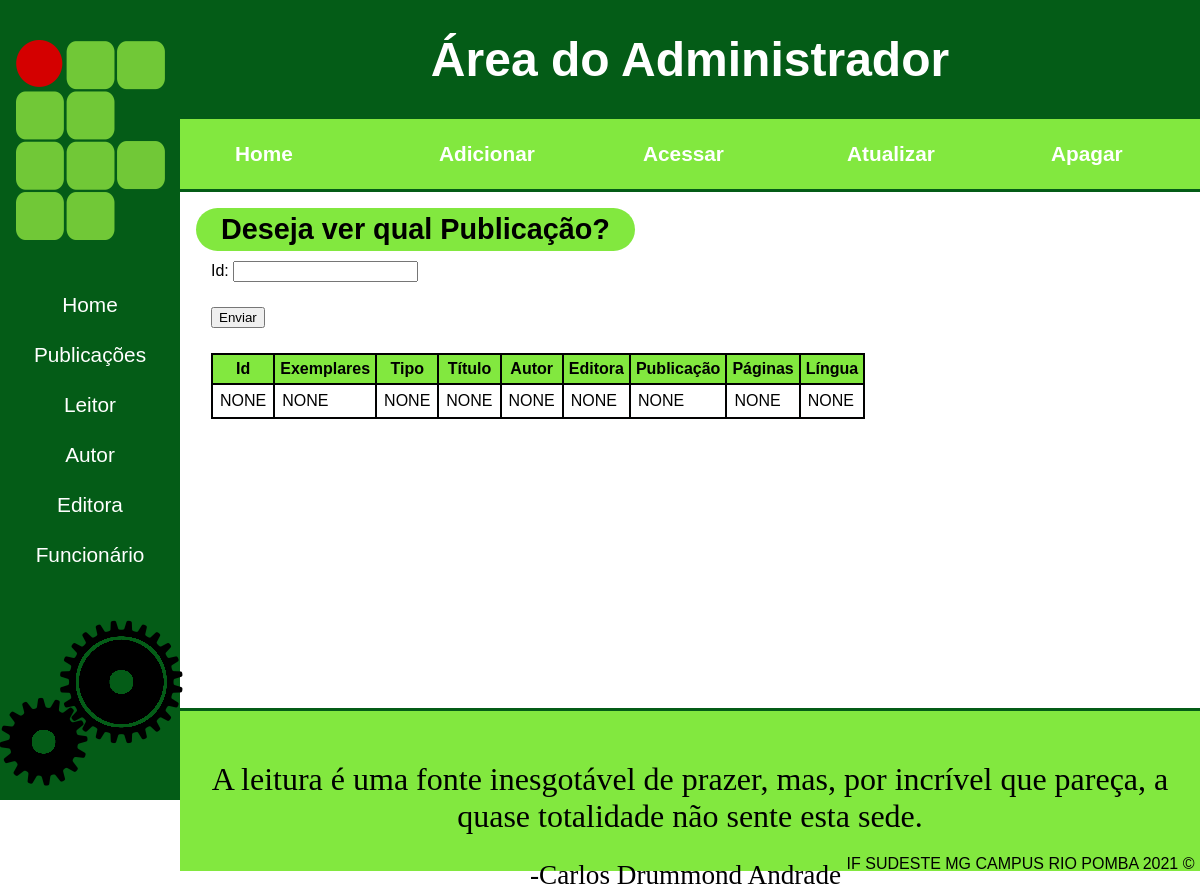
/admin/publicacoes/acessar.php (signed in), run on an earlier commit of the app's database.
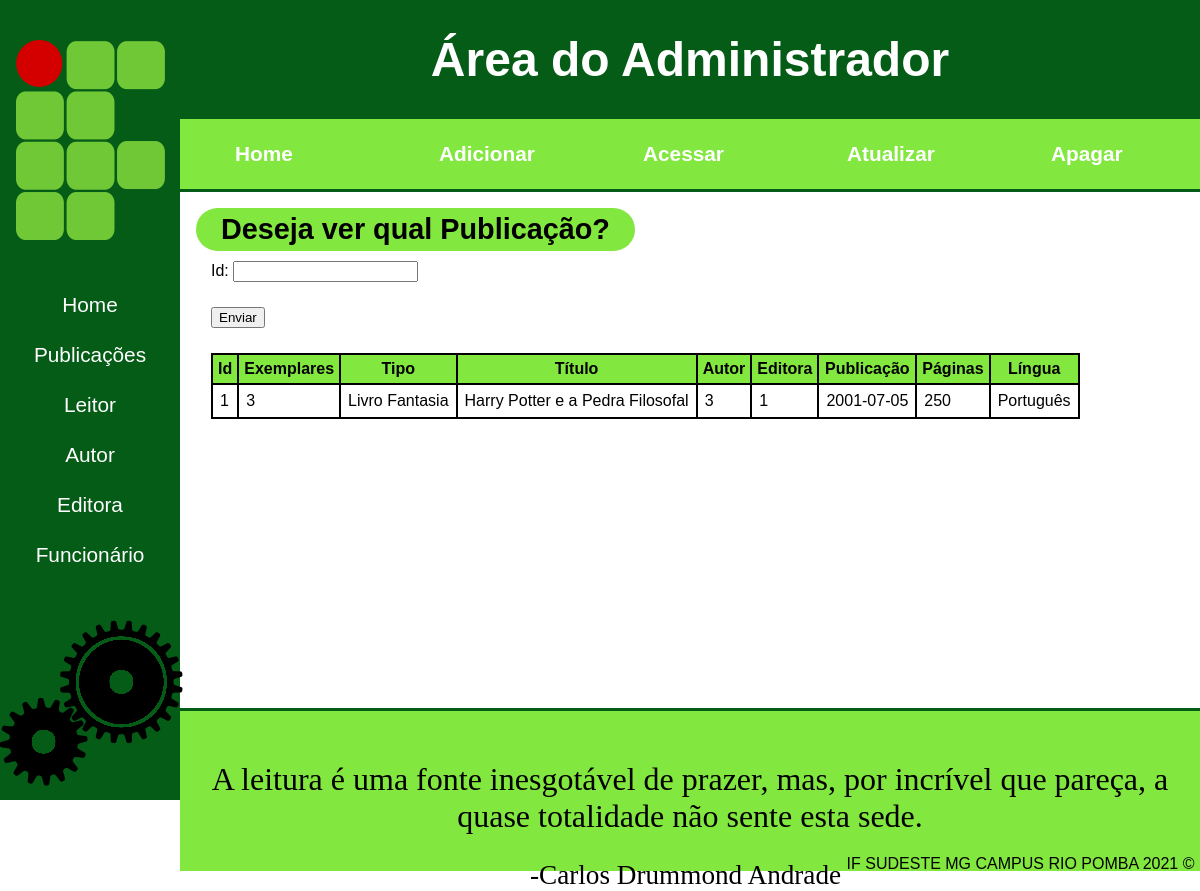
And on a later commit of the database.
### tables this page shows
CREATE TABLE `publicacao` (
  `id_pub` int NOT NULL,
  `exemplares` int NOT NULL,
  `tipo` varchar(25) NOT NULL,
  `titulo` varchar(50) NOT NULL,
  `fk_id_autor` int NOT NULL,
  `fk_id_editora` int NOT NULL,
  `data_publicacao` date NOT NULL,
  `paginas` int NOT NULL,
  `lingua` varchar(15) NOT NULL
);

### admin/publicacoes/acessar.php (the view, shortened to what this page needs)
<?php
    include '../security.php';
?>
<!DOCTYPE html>
<html lang="pt-br">
<head>
    <link rel="stylesheet" href="../assets/style/head-nav-foot.css">
    <link rel="stylesheet" href="../assets/style/default.css">
</head>
<body>
    <section >
        <h1>Deseja ver qual Publicação?</h1>
        <form action="acessar.php">
            <div class="campo">
                Id:
                <input type="number" name="id">
            </div>
            <div class="campo">
                <input type="submit" value="Enviar">
            </div>
        </form>
        <table>
            <thead>
                <th>
                    Id
                </th>
                <th>
                    Exemplares
                </th>
                <th>
                    Tipo
                </th>
                <th>
                    Título
                </th>
                <th>
                    Autor
                </th>
                <th>
                    Editora
                </th>
                <th>
                    Publicação
                </th>
                <th>
                    Páginas
                </th>
                <th>
                    Língua
                </th>
            </thead>
        <?php
            if(isset($_GET['id'])){
                $id=$_GET['id'];
            }else{
                $id = 1;
            }
            $query="SELECT * from `publicacao` WHERE `id_pub`='$id'";
            $result = $MySQLi->query($query) or die ("ERRO");
            $result = $result->fetch_assoc();
            if(gettype($result) != 'boolean' && gettype($result) != 'NULL'){
                $id = $result['id_pub'];
                $exem = $result['exemplares'];
                $tipo = $result['tipo'];
                $titulo = $result['titulo'];
                $fk_autor = $result['fk_id_autor'];
                $fk_editora = $result['fk_id_editora'];
                $data_pub = $result['data_publicacao'];
                $paginas = $result['paginas'];
                $lingua = $result['lingua'];
            }else{
                $id = "NONE";
                $exem = "NONE";
                $tipo = "NONE";
                $titulo = "NONE";
                $fk_autor = "NONE";
                $fk_editora = "NONE";
                $data_pub = "NONE";
                $paginas = "NONE";
                $lingua = "NONE";
            }
            echo "
            <tbody>
                <tr>
                    <td>
                        $id
                    </td>
                    <td>
                        $exem
                    </td>
                    <td>
                        $tipo
                    </td>
                    <td>
                        $titulo
                    </td>
                    <td>
                        $fk_autor
                    </td>
                    <td>
                        $fk_editora
                    </td>
                    <td>
                        $data_pub
                    </td>
                    <td>
                        $paginas
                    </td>
                    <td>
                        $lingua
                    </td>
                </tr>
            </tbody>
            ";
        ?>
        </table>
    </section>
</body>
</html>

### admin/assets/style/head-nav-foot.css (style rules this page uses)
* { font-family: Verdana, Arial, Helvetica, sans-serif; }
body, header, nav { margin: 0; padding: 0; border: 0; }
header { background-color: #045c17; height: 192px; width: 85vw; float: right; color: #fff; font-weight: bold; font-family: Verdana, Arial, Helvetica, sans-serif; overflow: hidden; }
header h1 { font-size: 3rem; display: block; width: 100%; text-align: center; }
header ul { height: 70px; list-style: none; width: 85vw; background-color: #82E83F; }
header ul li { height: max-content; width: 20%; float: left; font-size: 1.3em; }
header ul li a { line-height: 70px; padding: 15px 15px 15px 15px; text-decoration: none; color: #fff; }
nav { margin: 0; padding: 0; border: 0; width: 15vw; height: 100vh; background-color: #045c17; display: inline-block; text-align: center; position: fixed; }
nav .ifet-logo { vertical-align: top; margin-top: 5vh; margin-bottom: 5vh; }
nav ul { margin: 0; padding: 0; list-style: none; }
nav ul li { background-color: #045c17; width: 100%; height: 50px; line-height: 50px; text-align: center; font-size: 1.3rem; }
nav ul li a { text-decoration: none; color: #fff; display: inline-block; }
nav .gear { vertical-align: bottom; margin-top: 5vh; margin-bottom: 5vh; }
footer { border-top: 3px solid #045c17 ; height: 20vh; width: 85vw; background-color: #82E83F; display: inline-block; vertical-align: bottom; float: right; }
footer .phrase { text-align: center; height: 90%; width: 100%; }
footer blockquote { text-align: center; display: inline-block; margin: 0; margin-top: 50px; font-size: 2.0rem; width: 100%; font-weight: 500; font-family: "Dancing Script"; }
footer .phrase-author { display: block; text-align: center; float: left; margin-left: 350px; margin-top: 25px; font-family: "Dancing Script"; font-size: 1.7rem; font-weight: 500; }
footer .phrase-author::before { content: '-'; }
footer .copyright { display: block; text-align: center; vertical-align: bottom; }

### admin/assets/style/default.css (style rules this page uses)
section { display: inline-block; width: 84%; height: max-content; float: right; padding: 0.5%; min-height: 63vh; }
section h1, section h2 { background-color: #82E83F; padding: 5px 25px 5px 25px; margin: 10px; border-radius: 50px; width: max-content; font-weight: 600; }
section h1 { font-size: 1.8rem; }
section .campo { height: min-content; padding-left: 25px; padding-bottom: 25px; }
section table { border-collapse: collapse; border: 2px solid #000; margin-left: 25px; }
section th { border: 2px solid #000; background-color: #82E83f; padding: 5px; }
section td { border: 2px solid rgb(2, 1, 1); padding: 7px; }

What changed in the data, as far as the page shows it:
added publicacao: id_pub "1", exemplares "3", tipo "Livro Fantasia", titulo "Harry Potter e a Pedra Filosofal", fk_id_autor "3", fk_id_editora "1", data_publicacao "2001-07-05", paginas "250", lingua "Português"
Also different on the page:
$id: "NONE" → (not shown)
$exem: "NONE" → (not shown)
$tipo: "NONE" → (not shown)
$titulo: "NONE" → (not shown)
$fk_autor: "NONE" → (not shown)
$fk_editora: "NONE" → (not shown)
$data_pub: "NONE" → (not shown)
$paginas: "NONE" → (not shown)
$lingua: "NONE" → (not shown)
